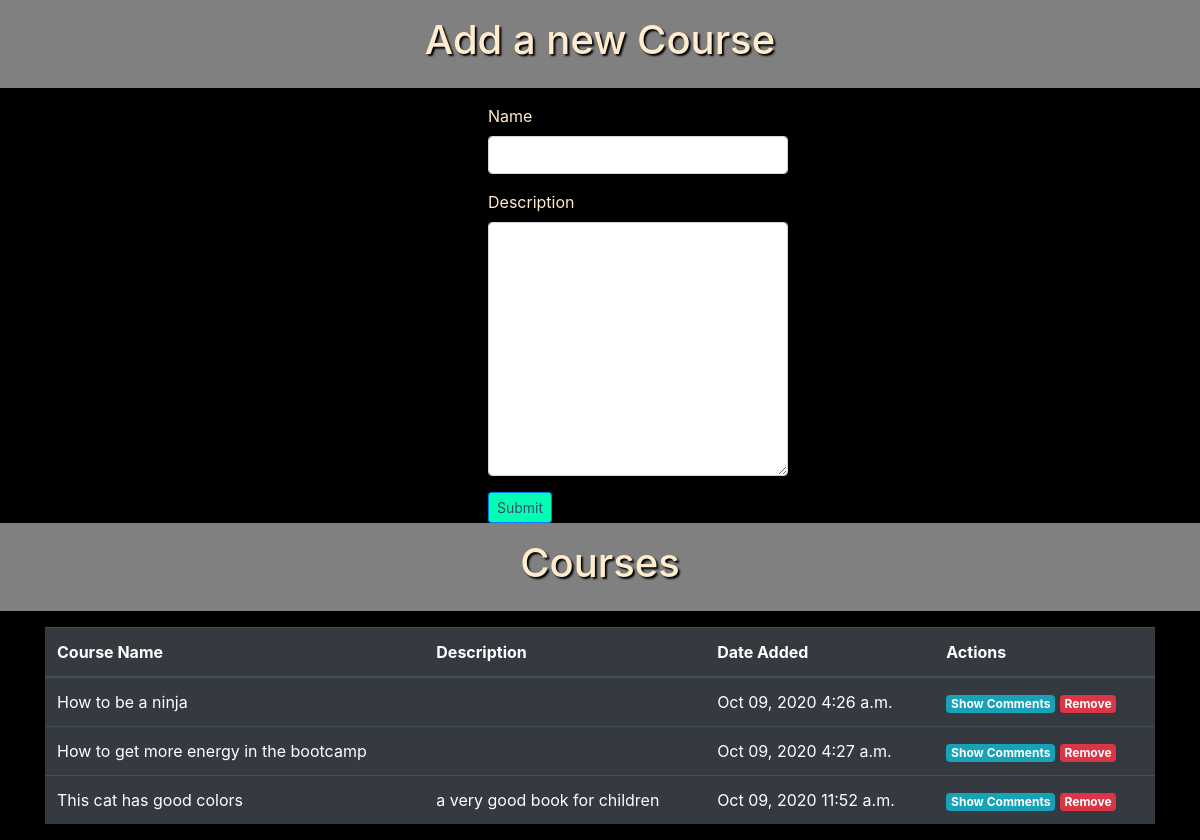
The page / on the database its author committed.
### Courses_App/models.py (models this page shows)
class Course(models.Model):
    name = models.CharField(max_length=45)
    created_at = models.DateTimeField(auto_now_add=True)
    updated_at = models.DateTimeField(auto_now=True)
    description = models.OneToOneField(Description, related_name="course",null=True,on_delete=models.CASCADE)
    objects = CourseManager()

class Description(models.Model):
    content = models.CharField(max_length=255)
    created_at = models.DateTimeField(auto_now_add=True)
    updated_at = models.DateTimeField(auto_now=True)

### Courses_App/views.py (the view)
# urls.py: path('', views.index),
def index(request):
    context = {
        'Courses': Course.objects.all()
    }
    return render(request, 'index.html', context)

### Courses_App/templates/index.html (shortened to what this page needs)
<!DOCTYPE html>
<html lang="en">
<head>
    <link href="https://stackpath.bootstrapcdn.com/bootstrap/4.5.0/css/bootstrap.min.css" rel="stylesheet">
    {% load static %}
    <link rel="stylesheet" href="{% static 'css/style.css' %}">
</head>
<body>
<nav>
    <h1>Add a new Course</h1>
</nav>
<form action="/courses/create" method="post">
        <div class="form-group">
            <label for="course_name">Name</label>
            <input type="text" name="course_name" id="course_name" class="form-control">
        </div>
        <div class="form-group">
            <label for="description">Description</label>
            <textarea name="description" id="description" cols="30" rows="10" class="form-control"></textarea>
        </div>
        <div>
            <button type="submit" class="btn btn-sm btn-primary">Submit</button>
        </div>
    </form>
    <nav>
        <h1>Courses</h1>
    </nav>
    <div class="container">
              <table class="table table-dark">
                <thead>
                    <tr>
                        <th>Course Name</th>
                        <th>Description</th>
                        <th>Date Added</th>
                        <th>Actions</th>
                    </tr>
                </thead>
                <tbody>
                {% for course in Courses %}
                <tr>
                    <td>{{ course.name }}</td>
                    <td>{{ course.description.content}}</td>
                    <td>{{ course.created_at|date:'M d, Y P' }}</td>
                    <td>
                        <a href="/courses/{{course.id}}" class="badge badge-info">Show Comments</a>
                        <a href="/courses/{{course.id}}/delete" class="badge badge-danger">Remove</a>
                    </td>
                </tr>
                {% endfor %}
                </tbody>
            </table>
    </div>
</body>
</html>

### Courses_App/static/css/style.css (style rules this page uses)
body { background-color:black; }
h1,h2,h3,h4,h5,p,label { color: blanchedalmond; }
nav { background-color:gray; display: flex; justify-content: space-around; margin-bottom: 1em; padding: 1em; }
nav > h1 { text-shadow: 2px 2px 2px black; }
.btn-primary { color: #394a67; background-color: #00ffb4; border-color: #007bff; }
a { color: yellow; font-weight: bold; }
form { margin: 0 40px; }
div { width: 300px; margin-left: 40%; }

### rows shown on the page
Course: name "How to be a ninja", created_at "Oct 09, 2020 4:26 a.m."
Course: name "How to get more energy in the bootcamp", created_at "Oct 09, 2020 4:27 a.m."
Course: name "This cat has good colors", description.content "a very good book for children", created_at "Oct 09, 2020 11:52 a.m."
